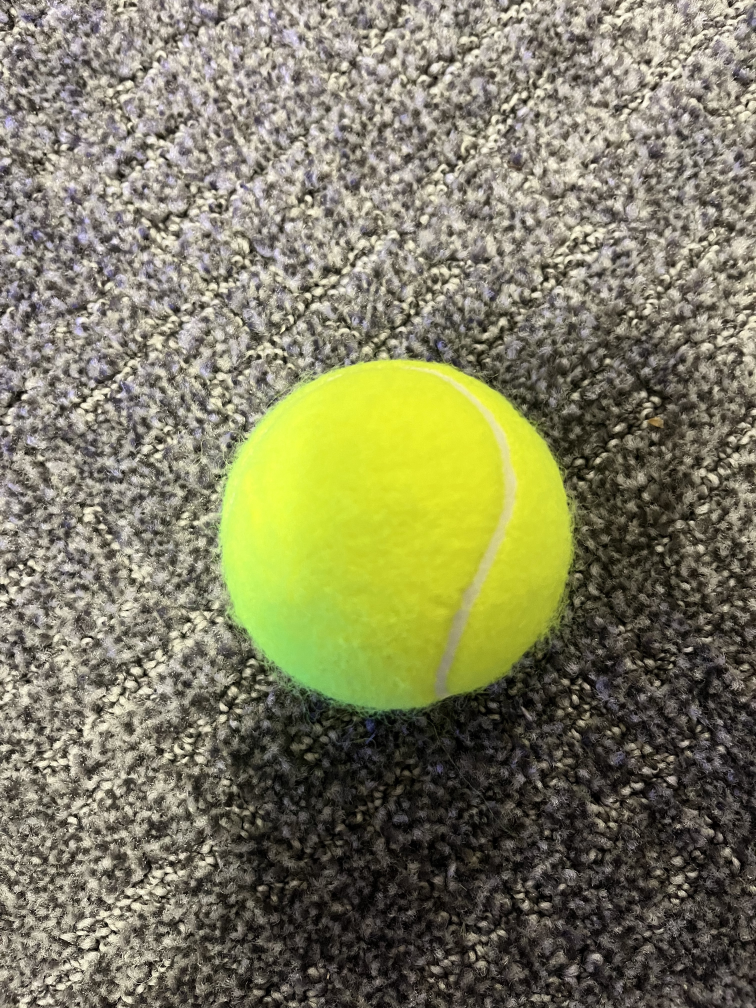
#> input picture Data/IMG_1203.jpeg, 3024 x 4032 px (shown at 1/4 size)
$ python -i color_detection.py   (imports and definitions only)
#> lines starting #> are read from the running program, lines starting #| are printed output that depends on the picture
#> further down, picture is the input picture: shape (4032, 3024, 3); mean B, G, R 96.5, 125.5, 127.5
import cv2

import matplotlib.pyplot as plt

# [1 line not run here, left out]

def print_menu():
    print("Options menu:")
    print("esc - Quit program")
    print("s - Snapshot")

def calc_histograms(img):
    color = ['b','g','r']
    colornames = ['Blue channel','Green channel','Red channel']
    plt.figure()
    for i,col in enumerate(color):
        hist = cv2.calcHist([img], [i], None, [256], [0,256])
        plt.plot(hist, color=col)
        plt.xlim([0,256])
    plt.legend(colornames)
    plt.title('RGB Histogram')

    hsv = cv2.cvtColor(img, cv2.COLOR_BGR2HSV)
#> hsv: shape (4032, 3024, 3); mean H, S, V 27.1, 64.9, 130

    channels = ['Hue','Saturation','Value']
    plt.figure()
    for i,ch in enumerate(channels):
        hist = cv2.calcHist([hsv], [i], None, [256], [0,256])
        plt.plot(hist, color=color[i])
    plt.title('HSV Histogram')
    plt.legend(channels)
    plt.show()
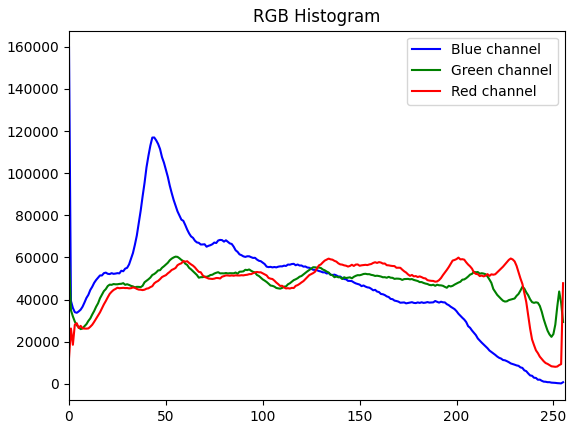
#> figure drawn by matplotlib, 1 panel; curve peaks at x = 0, y = 159720; curve peaks at x = 55, y = 60395; curve peaks at x = 201, y = 59940
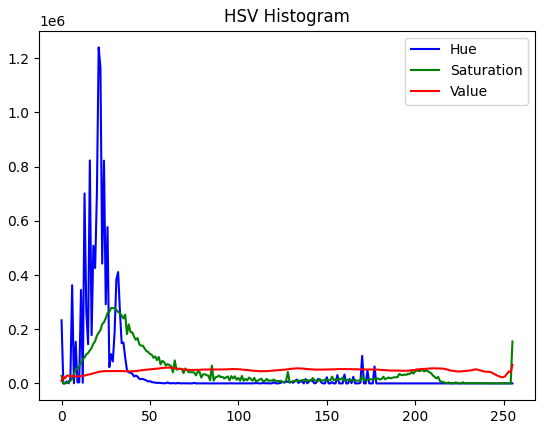
#> figure drawn by matplotlib, 1 panel; curve peaks at x = 21, y = 1240310; curve peaks at x = 28, y = 278281; curve peaks at x = 255, y = 68617


# [28 lines not run here, left out]

>>> import cv2
>>> picture = cv2.imread('Data/IMG_1203.jpeg')
>>> result = calc_histograms(picture)

$ run again, on Data/IMG_1207.jpeg
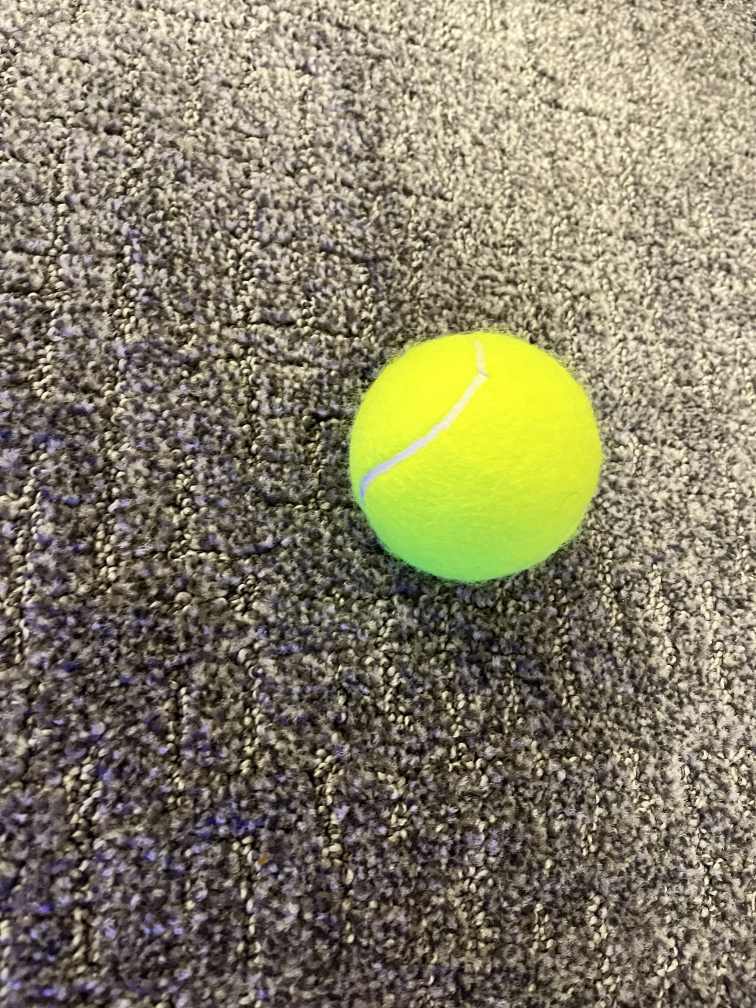
#> input picture Data/IMG_1207.jpeg, 3024 x 4032 px (shown at 1/4 size)
#> picture is the input picture: shape (4032, 3024, 3); mean B, G, R 102.9, 127.1, 133.4
#> hsv: shape (4032, 3024, 3); mean H, S, V 32.3, 64.9, 135.3
#> in calc_histograms, `plt.show()`:
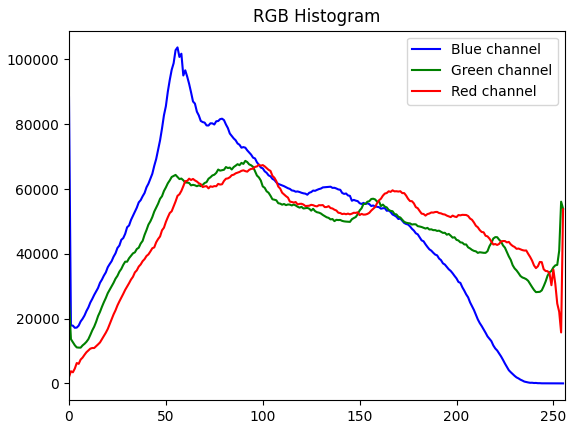
#> figure drawn by matplotlib, 1 panel; curve peaks at x = 56, y = 103720; curve peaks at x = 91, y = 68695; curve peaks at x = 98, y = 67510
#> in calc_histograms, `plt.show()`:
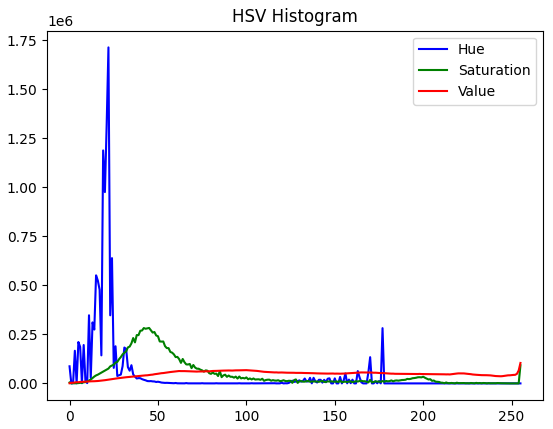
#> figure drawn by matplotlib, 1 panel; curve peaks at x = 22, y = 1712605; curve peaks at x = 45, y = 282617; curve peaks at x = 255, y = 104106

$ run again, on Data/IMG_1208.jpeg
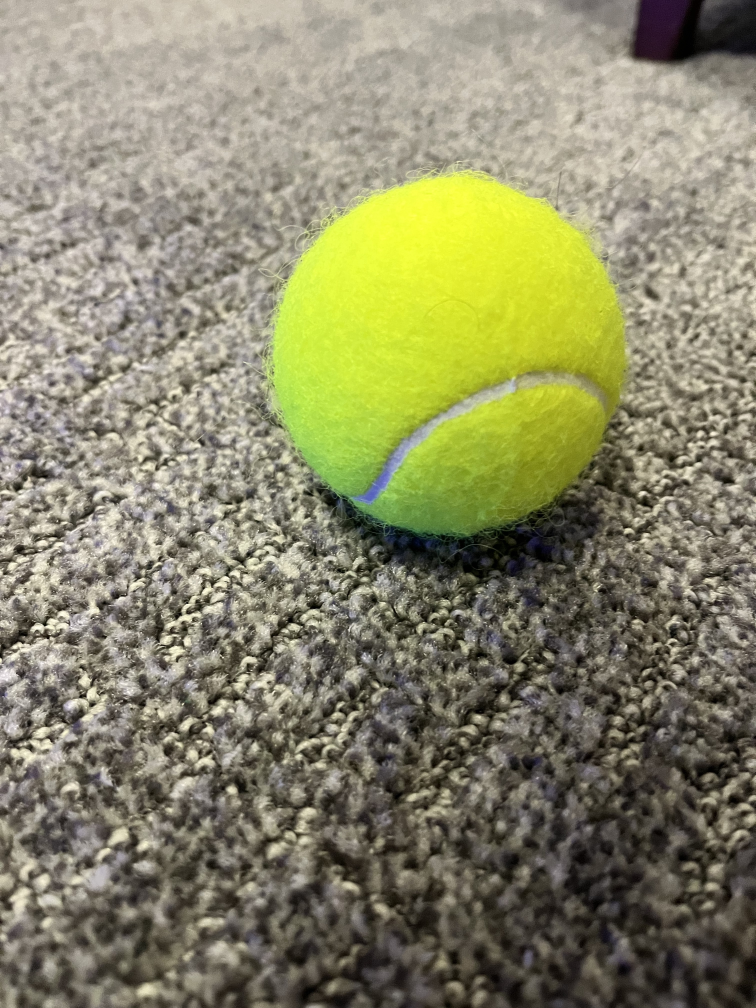
#> input picture Data/IMG_1208.jpeg, 3024 x 4032 px (shown at 1/4 size)
#> picture is the input picture: shape (4032, 3024, 3); mean B, G, R 105, 135.6, 137.6
#> hsv: shape (4032, 3024, 3); mean H, S, V 25.5, 61.4, 140.4
#> in calc_histograms, `plt.show()`:
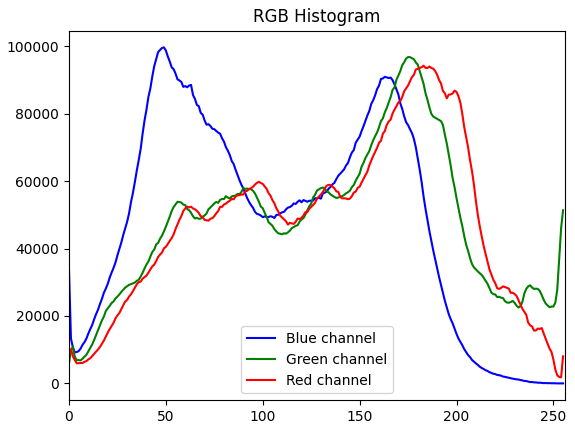
#> figure drawn by matplotlib, 1 panel; curve peaks at x = 49, y = 99599; curve peaks at x = 175, y = 96737; curve peaks at x = 183, y = 94191
#> in calc_histograms, `plt.show()`:
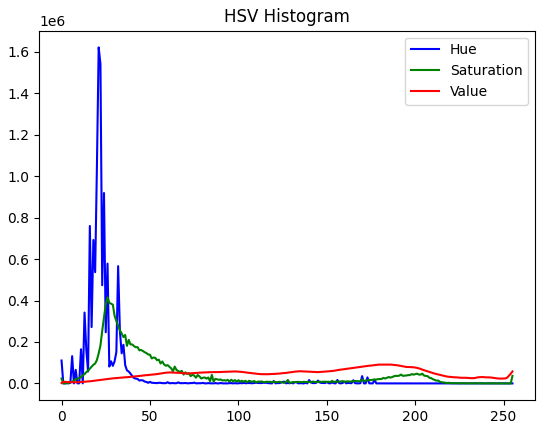
#> figure drawn by matplotlib, 1 panel; curve peaks at x = 21, y = 1622206; curve peaks at x = 26, y = 415988; curve peaks at x = 183, y = 91383
